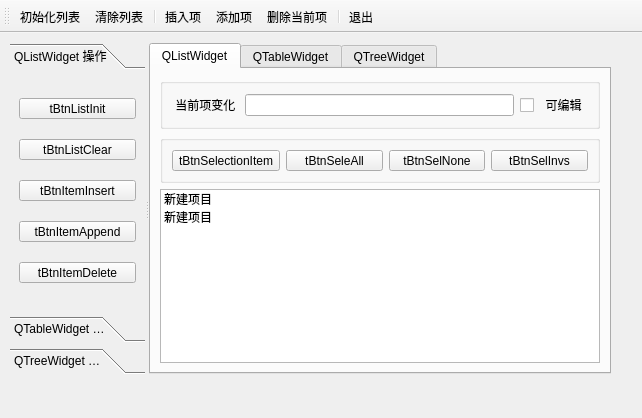
<?xml version="1.0" encoding="UTF-8"?>
<ui version="4.0">
 <class>MainWindow</class>
 <widget class="QMainWindow" name="MainWindow">
  <property name="geometry">
   <rect>
    <x>0</x>
    <y>0</y>
    <width>642</width>
    <height>418</height>
   </rect>
  </property>
  <property name="windowTitle">
   <string>ListWidget</string>
  </property>
  <widget class="QWidget" name="centralwidget">
   <widget class="QSplitter" name="splitter">
    <property name="geometry">
     <rect>
      <x>10</x>
      <y>10</y>
      <width>601</width>
      <height>331</height>
     </rect>
    </property>
    <property name="orientation">
     <enum>Qt::Horizontal</enum>
    </property>
    <widget class="QToolBox" name="toolBox">
     <property name="sizePolicy">
      <sizepolicy hsizetype="Expanding" vsizetype="Preferred">
       <horstretch>0</horstretch>
       <verstretch>0</verstretch>
      </sizepolicy>
     </property>
     <property name="currentIndex">
      <number>0</number>
     </property>
     <widget class="QWidget" name="page">
      <property name="geometry">
       <rect>
        <x>0</x>
        <y>0</y>
        <width>158</width>
        <height>241</height>
       </rect>
      </property>
      <attribute name="icon">
       <iconset resource="res.qrc">
        <normaloff>:/icons/list.bmp</normaloff>:/icons/list.bmp</iconset>
      </attribute>
      <attribute name="label">
       <string>QListWidget 操作</string>
      </attribute>
      <layout class="QVBoxLayout" name="verticalLayout">
       <item>
        <widget class="QToolButton" name="tBtnListInit">
         <property name="sizePolicy">
          <sizepolicy hsizetype="Preferred" vsizetype="Fixed">
           <horstretch>0</horstretch>
           <verstretch>0</verstretch>
          </sizepolicy>
         </property>
         <property name="text">
          <string>tBtnListInit</string>
         </property>
         <property name="toolButtonStyle">
          <enum>Qt::ToolButtonTextBesideIcon</enum>
         </property>
        </widget>
       </item>
       <item>
        <widget class="QToolButton" name="tBtnListClear">
         <property name="sizePolicy">
          <sizepolicy hsizetype="Preferred" vsizetype="Fixed">
           <horstretch>0</horstretch>
           <verstretch>0</verstretch>
          </sizepolicy>
         </property>
         <property name="text">
          <string>tBtnListClear</string>
         </property>
         <property name="toolButtonStyle">
          <enum>Qt::ToolButtonTextBesideIcon</enum>
         </property>
        </widget>
       </item>
       <item>
        <widget class="QToolButton" name="tBtnItemInsert">
         <property name="sizePolicy">
          <sizepolicy hsizetype="Preferred" vsizetype="Fixed">
           <horstretch>0</horstretch>
           <verstretch>0</verstretch>
          </sizepolicy>
         </property>
         <property name="text">
          <string>tBtnItemInsert</string>
         </property>
         <property name="toolButtonStyle">
          <enum>Qt::ToolButtonTextBesideIcon</enum>
         </property>
        </widget>
       </item>
       <item>
        <widget class="QToolButton" name="tBtnItemAppend">
         <property name="sizePolicy">
          <sizepolicy hsizetype="Preferred" vsizetype="Fixed">
           <horstretch>0</horstretch>
           <verstretch>0</verstretch>
          </sizepolicy>
         </property>
         <property name="text">
          <string>tBtnItemAppend</string>
         </property>
         <property name="toolButtonStyle">
          <enum>Qt::ToolButtonTextBesideIcon</enum>
         </property>
        </widget>
       </item>
       <item>
        <widget class="QToolButton" name="tBtnItemDelete">
         <property name="sizePolicy">
          <sizepolicy hsizetype="Preferred" vsizetype="Fixed">
           <horstretch>0</horstretch>
           <verstretch>0</verstretch>
          </sizepolicy>
         </property>
         <property name="text">
          <string>tBtnItemDelete</string>
         </property>
         <property name="toolButtonStyle">
          <enum>Qt::ToolButtonTextBesideIcon</enum>
         </property>
        </widget>
       </item>
      </layout>
     </widget>
     <widget class="QWidget" name="page_2">
      <property name="geometry">
       <rect>
        <x>0</x>
        <y>0</y>
        <width>158</width>
        <height>241</height>
       </rect>
      </property>
      <attribute name="icon">
       <iconset resource="res.qrc">
        <normaloff>:/icons/table.bmp</normaloff>:/icons/table.bmp</iconset>
      </attribute>
      <attribute name="label">
       <string>QTableWidget 操作</string>
      </attribute>
     </widget>
     <widget class="QWidget" name="page_3">
      <property name="geometry">
       <rect>
        <x>0</x>
        <y>0</y>
        <width>158</width>
        <height>241</height>
       </rect>
      </property>
      <attribute name="icon">
       <iconset resource="res.qrc">
        <normaloff>:/icons/tree.bmp</normaloff>:/icons/tree.bmp</iconset>
      </attribute>
      <attribute name="label">
       <string>QTreeWidget 操作</string>
      </attribute>
     </widget>
    </widget>
    <widget class="QTabWidget" name="tabWidget">
     <property name="currentIndex">
      <number>0</number>
     </property>
     <widget class="QWidget" name="tab">
      <attribute name="icon">
       <iconset resource="res.qrc">
        <normaloff>:/icons/list.bmp</normaloff>:/icons/list.bmp</iconset>
      </attribute>
      <attribute name="title">
       <string>QListWidget</string>
      </attribute>
      <layout class="QVBoxLayout" name="verticalLayout_2">
       <item>
        <widget class="QGroupBox" name="groupBox">
         <property name="title">
          <string/>
         </property>
         <layout class="QHBoxLayout" name="horizontalLayout">
          <item>
           <widget class="QLabel" name="label">
            <property name="text">
             <string> 当前项变化 </string>
            </property>
           </widget>
          </item>
          <item>
           <widget class="QLineEdit" name="editCurItem"/>
          </item>
          <item>
           <widget class="QCheckBox" name="ckbEditable">
            <property name="text">
             <string>  可编辑</string>
            </property>
           </widget>
          </item>
         </layout>
        </widget>
       </item>
       <item>
        <widget class="QGroupBox" name="groupBox_2">
         <property name="title">
          <string/>
         </property>
         <layout class="QHBoxLayout" name="horizontalLayout_2">
          <item>
           <widget class="QToolButton" name="tBtnSelectionItem">
            <property name="sizePolicy">
             <sizepolicy hsizetype="Preferred" vsizetype="Fixed">
              <horstretch>0</horstretch>
              <verstretch>0</verstretch>
             </sizepolicy>
            </property>
            <property name="text">
             <string>tBtnSelectionItem</string>
            </property>
           </widget>
          </item>
          <item>
           <widget class="QToolButton" name="tBtnSelAll">
            <property name="sizePolicy">
             <sizepolicy hsizetype="Preferred" vsizetype="Fixed">
              <horstretch>0</horstretch>
              <verstretch>0</verstretch>
             </sizepolicy>
            </property>
            <property name="text">
             <string>tBtnSeleAll</string>
            </property>
           </widget>
          </item>
          <item>
           <widget class="QToolButton" name="tBtnSelNone">
            <property name="sizePolicy">
             <sizepolicy hsizetype="Preferred" vsizetype="Fixed">
              <horstretch>0</horstretch>
              <verstretch>0</verstretch>
             </sizepolicy>
            </property>
            <property name="text">
             <string>tBtnSelNone</string>
            </property>
           </widget>
          </item>
          <item>
           <widget class="QToolButton" name="tBtnSelInvs">
            <property name="sizePolicy">
             <sizepolicy hsizetype="Preferred" vsizetype="Fixed">
              <horstretch>0</horstretch>
              <verstretch>0</verstretch>
             </sizepolicy>
            </property>
            <property name="text">
             <string>tBtnSelInvs</string>
            </property>
           </widget>
          </item>
         </layout>
        </widget>
       </item>
       <item>
        <widget class="QListWidget" name="listWidget">
         <item>
          <property name="text">
           <string>新建项目</string>
          </property>
          <property name="checkState">
           <enum>Unchecked</enum>
          </property>
          <property name="icon">
           <iconset resource="res.qrc">
            <normaloff>:/icons/check.ico</normaloff>:/icons/check.ico</iconset>
          </property>
         </item>
         <item>
          <property name="text">
           <string>新建项目</string>
          </property>
          <property name="checkState">
           <enum>Unchecked</enum>
          </property>
          <property name="icon">
           <iconset resource="res.qrc">
            <normaloff>:/icons/check.ico</normaloff>:/icons/check.ico</iconset>
          </property>
         </item>
        </widget>
       </item>
      </layout>
     </widget>
     <widget class="QWidget" name="tab_2">
      <attribute name="icon">
       <iconset resource="res.qrc">
        <normaloff>:/icons/table.bmp</normaloff>:/icons/table.bmp</iconset>
      </attribute>
      <attribute name="title">
       <string>QTableWidget</string>
      </attribute>
     </widget>
     <widget class="QWidget" name="tab_3">
      <attribute name="icon">
       <iconset resource="res.qrc">
        <normaloff>:/icons/tree.bmp</normaloff>:/icons/tree.bmp</iconset>
      </attribute>
      <attribute name="title">
       <string>QTreeWidget</string>
      </attribute>
     </widget>
    </widget>
   </widget>
  </widget>
  <widget class="QToolBar" name="toolBar">
   <property name="windowTitle">
    <string>toolBar</string>
   </property>
   <property name="toolButtonStyle">
    <enum>Qt::ToolButtonTextUnderIcon</enum>
   </property>
   <attribute name="toolBarArea">
    <enum>TopToolBarArea</enum>
   </attribute>
   <attribute name="toolBarBreak">
    <bool>false</bool>
   </attribute>
   <addaction name="actListInit"/>
   <addaction name="actListClear"/>
   <addaction name="separator"/>
   <addaction name="actItemInsert"/>
   <addaction name="actItemAppend"/>
   <addaction name="actItemDelete"/>
   <addaction name="separator"/>
   <addaction name="actExit"/>
  </widget>
  <action name="actListInit">
   <property name="icon">
    <iconset resource="res.qrc">
     <normaloff>:/icons/init.bmp</normaloff>:/icons/init.bmp</iconset>
   </property>
   <property name="text">
    <string>初始化列表</string>
   </property>
   <property name="shortcut">
    <string>Ctrl+I</string>
   </property>
  </action>
  <action name="actListClear">
   <property name="icon">
    <iconset resource="res.qrc">
     <normaloff>:/icons/clear.bmp</normaloff>:/icons/clear.bmp</iconset>
   </property>
   <property name="text">
    <string>清除列表</string>
   </property>
  </action>
  <action name="actItemInsert">
   <property name="icon">
    <iconset resource="res.qrc">
     <normaloff>:/icons/insert.bmp</normaloff>:/icons/insert.bmp</iconset>
   </property>
   <property name="text">
    <string>插入项</string>
   </property>
   <property name="shortcut">
    <string>Ctrl+S</string>
   </property>
  </action>
  <action name="actItemAppend">
   <property name="icon">
    <iconset resource="res.qrc">
     <normaloff>:/icons/append.bmp</normaloff>:/icons/append.bmp</iconset>
   </property>
   <property name="text">
    <string>添加项</string>
   </property>
   <property name="shortcut">
    <string>Ctrl+A</string>
   </property>
  </action>
  <action name="actItemDelete">
   <property name="icon">
    <iconset resource="res.qrc">
     <normaloff>:/icons/delete.bmp</normaloff>:/icons/delete.bmp</iconset>
   </property>
   <property name="text">
    <string>删除当前项</string>
   </property>
   <property name="shortcut">
    <string>Del</string>
   </property>
  </action>
  <action name="actSelAll">
   <property name="text">
    <string>全选</string>
   </property>
  </action>
  <action name="actSeleNone">
   <property name="text">
    <string>全不选</string>
   </property>
  </action>
  <action name="actSelInvs">
   <property name="text">
    <string>反选</string>
   </property>
  </action>
  <action name="actExit">
   <property name="icon">
    <iconset resource="res.qrc">
     <normaloff>:/icons/exit.bmp</normaloff>:/icons/exit.bmp</iconset>
   </property>
   <property name="text">
    <string>退出</string>
   </property>
  </action>
  <action name="actSelPopup">
   <property name="icon">
    <iconset resource="res.qrc">
     <normaloff>:/icons/item.bmp</normaloff>:/icons/item.bmp</iconset>
   </property>
   <property name="text">
    <string>项选择</string>
   </property>
  </action>
 </widget>
 <resources>
  <include location="res.qrc"/>
 </resources>
 <connections>
  <connection>
   <sender>actExit</sender>
   <signal>triggered()</signal>
   <receiver>MainWindow</receiver>
   <slot>close()</slot>
   <hints>
    <hint type="sourcelabel">
     <x>-1</x>
     <y>-1</y>
    </hint>
    <hint type="destinationlabel">
     <x>320</x>
     <y>208</y>
    </hint>
   </hints>
  </connection>
 </connections>
</ui>
